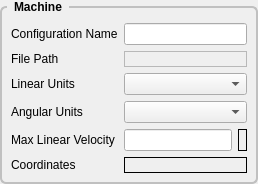
         <widget class="QGroupBox" name="gridGroupBox">
          <property name="styleSheet">
           <string notr="true">QGroupBox {
    font: bold;
    border: 2px solid silver;
    border-radius: 6px;
    margin-top: 6px;
}

QGroupBox::title {
    subcontrol-origin: margin;
    left: 7px;
    padding: 0px 5px 0px 5px;
}</string>
          </property>
          <property name="title">
           <string>Machine</string>
          </property>
          <layout class="QGridLayout" name="gridLayout_46">
           <property name="leftMargin">
            <number>9</number>
           </property>
           <property name="topMargin">
            <number>15</number>
           </property>
           <property name="rightMargin">
            <number>9</number>
           </property>
           <property name="bottomMargin">
            <number>9</number>
           </property>
           <item row="1" column="0">
            <widget class="QLabel" name="label_2">
             <property name="text">
              <string>File Path</string>
             </property>
            </widget>
           </item>
           <item row="2" column="0">
            <widget class="QLabel" name="label_3">
             <property name="text">
              <string>Linear Units</string>
             </property>
            </widget>
           </item>
           <item row="3" column="0">
            <widget class="QLabel" name="label_8">
             <property name="text">
              <string>Angular Units</string>
             </property>
            </widget>
           </item>
           <item row="4" column="1">
            <widget class="QLineEdit" name="maxLinearVel"/>
           </item>
           <item row="4" column="0">
            <widget class="QLabel" name="label_37">
             <property name="text">
              <string>&lt;html&gt;&lt;head/&gt;&lt;body&gt;&lt;p&gt;Max Linear Velocity&lt;/p&gt;&lt;/body&gt;&lt;/html&gt;</string>
             </property>
            </widget>
           </item>
           <item row="0" column="0">
            <widget class="QLabel" name="label">
             <property name="text">
              <string>Configuration Name</string>
             </property>
            </widget>
           </item>
           <item row="5" column="0">
            <widget class="QLabel" name="label_10">
             <property name="text">
              <string>Coordinates</string>
             </property>
             <property name="alignment">
              <set>Qt::AlignLeading|Qt::AlignLeft|Qt::AlignVCenter</set>
             </property>
            </widget>
           </item>
           <item row="4" column="2">
            <widget class="QLabel" name="maxVelocityLbl">
             <property name="frameShape">
              <enum>QFrame::Box</enum>
             </property>
             <property name="text">
              <string/>
             </property>
            </widget>
           </item>
           <item row="5" column="1" colspan="2">
            <widget class="QLabel" name="coordinatesLB">
             <property name="frameShape">
              <enum>QFrame::Box</enum>
             </property>
             <property name="text">
              <string/>
             </property>
            </widget>
           </item>
           <item row="3" column="1" colspan="2">
            <widget class="QComboBox" name="angularUnitsCB"/>
           </item>
           <item row="2" column="1" colspan="2">
            <widget class="QComboBox" name="linearUnitsCB"/>
           </item>
           <item row="1" column="1" colspan="2">
            <widget class="QLabel" name="pathLabel">
             <property name="frameShape">
              <enum>QFrame::StyledPanel</enum>
             </property>
             <property name="text">
              <string/>
             </property>
            </widget>
           </item>
           <item row="0" column="1" colspan="2">
            <widget class="QLineEdit" name="configName">
             <property name="toolTip">
              <string>&lt;html&gt;&lt;head/&gt;&lt;body&gt;&lt;p&gt;Any combination of letters and digits&lt;br/&gt;including the dash and underscore.&lt;br/&gt;Spaces are replaced with underscore.&lt;/p&gt;&lt;/body&gt;&lt;/html&gt;</string>
             </property>
            </widget>
           </item>
          </layout>
         </widget>
